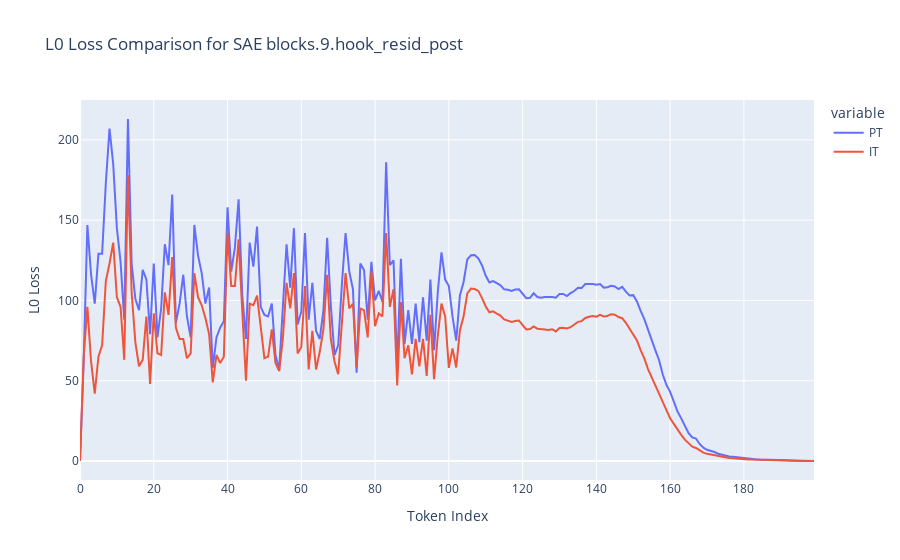
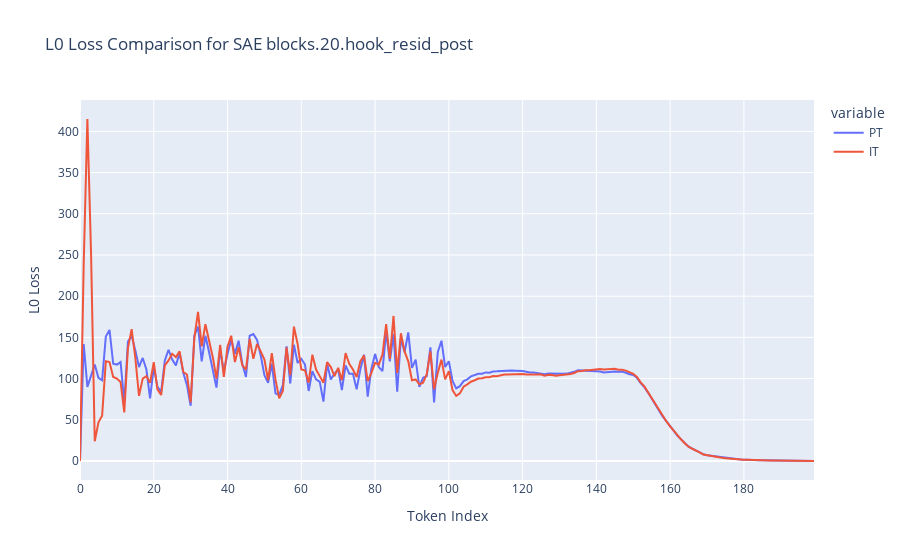
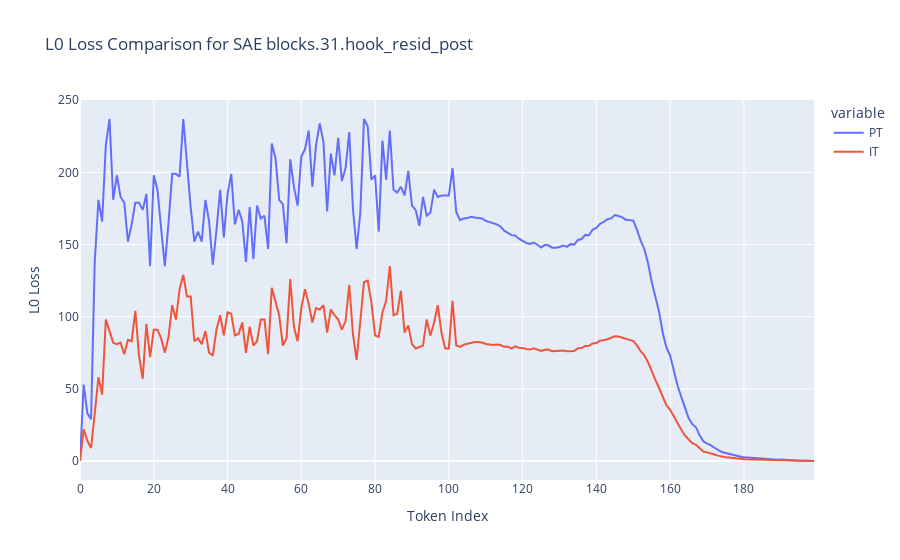

Notebook code for these charts, in order:
### Code cell
plot_pairwise_L0(L0_LOSS_DICT, hook_points_instruct)

### Figure 1 — Plotly figure (JSON) as saved in the notebook; plotly's stock layout.template omitted (floating-point values rounded to 4 significant figures; data arrays with more than 128 entries replaced by an {"elided": "..."} marker saying what was removed)
{"data": [{"hovertemplate": "variable=PT<br>Token Index=%{x}<br>L0 Loss=%{y}<extra></extra>", "legendgroup": "PT", "line": {"color": "#636efa", "dash": "solid"}, "marker": {"symbol": "circle"}, "mode": "lines", "name": "PT", "orientation": "v", "showlegend": true, "type": "scatter", "x": {"elided": "200 int values"}, "xaxis": "x", "y": {"elided": "200 float values"}, "yaxis": "y"}, {"hovertemplate": "variable=IT<br>Token Index=%{x}<br>L0 Loss=%{y}<extra></extra>", "legendgroup": "IT", "line": {"color": "#EF553B", "dash": "solid"}, "marker": {"symbol": "circle"}, "mode": "lines", "name": "IT", "orientation": "v", "showlegend": true, "type": "scatter", "x": {"elided": "200 int values"}, "xaxis": "x", "y": {"elided": "200 float values"}, "yaxis": "y"}], "layout": {"legend": {"title": {"text": "variable"}, "tracegroupgap": 0}, "title": {"text": "L0 Loss Comparison for SAE blocks.9.hook_resid_post"}, "xaxis": {"anchor": "y", "domain": [0, 1], "title": {"text": "Token Index"}}, "yaxis": {"anchor": "x", "domain": [0, 1], "title": {"text": "L0 Loss"}}}}

### Figure 2 — Plotly figure (JSON) as saved in the notebook; plotly's stock layout.template omitted (floating-point values rounded to 4 significant figures; data arrays with more than 128 entries replaced by an {"elided": "..."} marker saying what was removed)
{"data": [{"hovertemplate": "variable=PT<br>Token Index=%{x}<br>L0 Loss=%{y}<extra></extra>", "legendgroup": "PT", "line": {"color": "#636efa", "dash": "solid"}, "marker": {"symbol": "circle"}, "mode": "lines", "name": "PT", "orientation": "v", "showlegend": true, "type": "scatter", "x": {"elided": "200 int values"}, "xaxis": "x", "y": {"elided": "200 float values"}, "yaxis": "y"}, {"hovertemplate": "variable=IT<br>Token Index=%{x}<br>L0 Loss=%{y}<extra></extra>", "legendgroup": "IT", "line": {"color": "#EF553B", "dash": "solid"}, "marker": {"symbol": "circle"}, "mode": "lines", "name": "IT", "orientation": "v", "showlegend": true, "type": "scatter", "x": {"elided": "200 int values"}, "xaxis": "x", "y": {"elided": "200 float values"}, "yaxis": "y"}], "layout": {"legend": {"title": {"text": "variable"}, "tracegroupgap": 0}, "title": {"text": "L0 Loss Comparison for SAE blocks.20.hook_resid_post"}, "xaxis": {"anchor": "y", "domain": [0, 1], "title": {"text": "Token Index"}}, "yaxis": {"anchor": "x", "domain": [0, 1], "title": {"text": "L0 Loss"}}}}

### Figure 3 — Plotly figure (JSON) as saved in the notebook; plotly's stock layout.template omitted (floating-point values rounded to 4 significant figures; data arrays with more than 128 entries replaced by an {"elided": "..."} marker saying what was removed)
{"data": [{"hovertemplate": "variable=PT<br>Token Index=%{x}<br>L0 Loss=%{y}<extra></extra>", "legendgroup": "PT", "line": {"color": "#636efa", "dash": "solid"}, "marker": {"symbol": "circle"}, "mode": "lines", "name": "PT", "orientation": "v", "showlegend": true, "type": "scatter", "x": {"elided": "200 int values"}, "xaxis": "x", "y": {"elided": "200 float values"}, "yaxis": "y"}, {"hovertemplate": "variable=IT<br>Token Index=%{x}<br>L0 Loss=%{y}<extra></extra>", "legendgroup": "IT", "line": {"color": "#EF553B", "dash": "solid"}, "marker": {"symbol": "circle"}, "mode": "lines", "name": "IT", "orientation": "v", "showlegend": true, "type": "scatter", "x": {"elided": "200 int values"}, "xaxis": "x", "y": {"elided": "200 float values"}, "yaxis": "y"}], "layout": {"legend": {"title": {"text": "variable"}, "tracegroupgap": 0}, "title": {"text": "L0 Loss Comparison for SAE blocks.31.hook_resid_post"}, "xaxis": {"anchor": "y", "domain": [0, 1], "title": {"text": "Token Index"}}, "yaxis": {"anchor": "x", "domain": [0, 1], "title": {"text": "L0 Loss"}}}}
